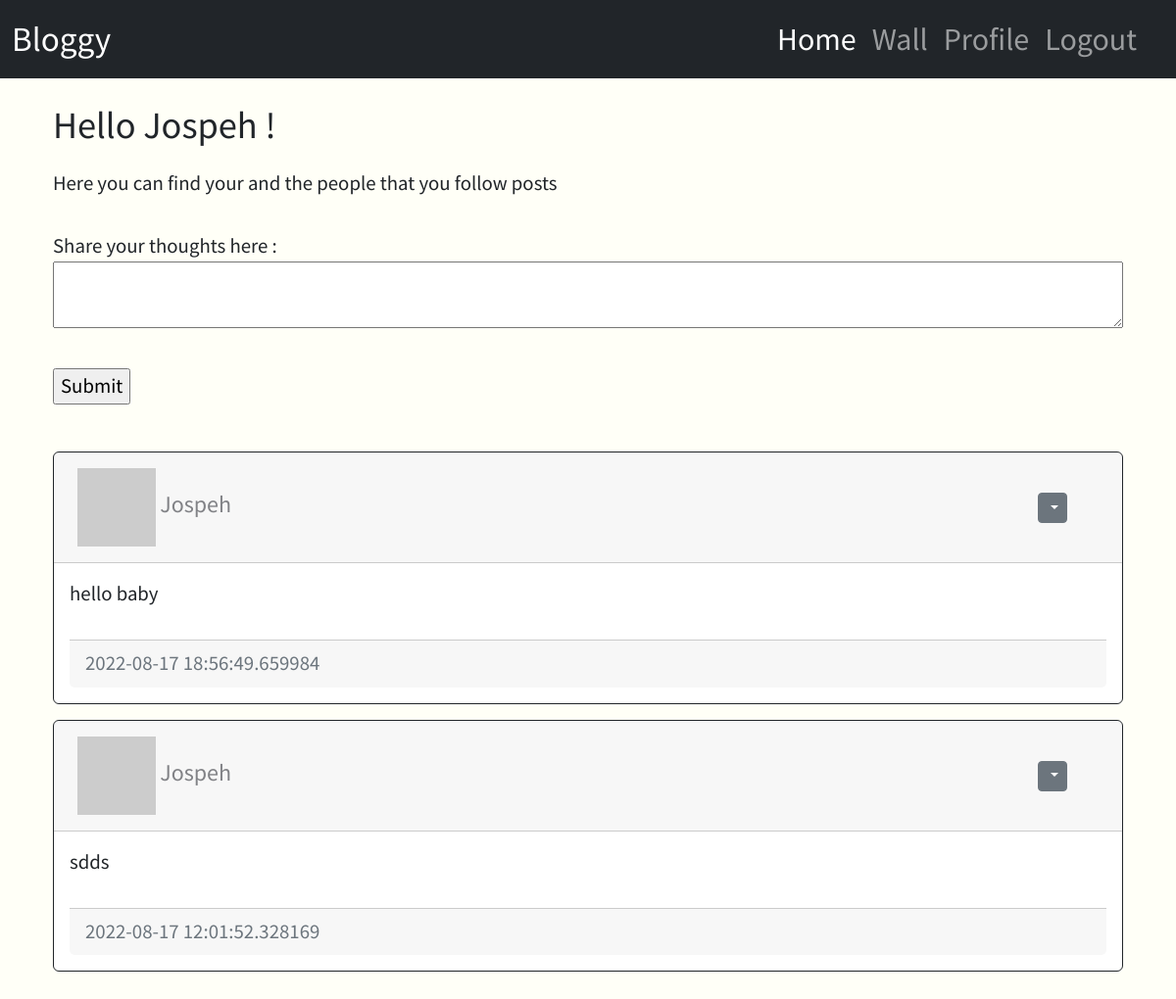
Page /index (signed in) on the committed database.
### app/models.py (models this page shows, shortened)
class User(UserMixin, db.Model):
    id = db.Column(db.Integer, primary_key=True)
    username = db.Column(db.String(64), index=True, unique=True)
    email = db.Column(db.String(120), index=True, unique=True)
    password_hash = db.Column(db.String(120))
    posts = db.relationship('Post', backref='author', lazy='dynamic')
    about_me = db.Column(db.String(128))
    last_seen = db.Column(db.DateTime, default=datetime.utcnow)
    followed = db.relationship(
        'User', secondary=followers,
        primaryjoin=(followers.c.follower_id == id),
        secondaryjoin=(followers.c.followed_id == id),
        backref= db.backref('followers', lazy='dynamic'), lazy='dynamic'
    )
    def avatar(self, size):
        digest = md5(self.email.lower().encode('utf-8')).hexdigest()
        return 'https://www.gravatar.com/avatar/{}?d=identicon&s={}'.format(digest, size)
    def followed_posts(self):
        followed = Post.query.join(
            followers, (followers.c.followed_id == Post.user_id)
        ).filter(
            followers.c.follower_id == self.id
        )
        return followed.union(self.posts).order_by(Post.timestamp.desc())

class Post(db.Model):
    id = db.Column(db.Integer, primary_key=True)
    body = db.Column(db.String(255))
    timestamp = db.Column(db.DateTime, index= True, default=datetime.utcnow)
    user_id = db.Column(db.Integer, db.ForeignKey('user.id', ondelete="CASCADE"), nullable=False)

### app/routes.py (the view)
@app.route('/', methods=['GET', 'POST'])
@app.route('/index', methods=['GET', 'POST'])
@login_required
def index():
    form = PostForm()
    if form.validate_on_submit():
        post = Post(body=form.post.data, author=current_user)
        db.session.add(post)
        db.session.commit()
        flash('Your post is now posted!')
        return redirect(url_for('index'))
    posts = current_user.followed_posts().all()
    return render_template('index.html', title='Home', form=form, posts=posts)

### app/forms.py
class PostForm(FlaskForm):
    post = TextAreaField('Share your thoughts here :', validators=[
        DataRequired(), Length(min=1, max=360)
    ])
    submit = SubmitField('Submit')

### app/models.py (called while the page is built)
@login.user_loader
def load_user(id):
    return User.query.get(int(id))

### app/routes.py (called while the page is built)
@app.before_request
def before_request():
    if current_user.is_authenticated:
        current_user.last_seen = datetime.utcnow()
        db.session.commit()

### app/templates/index.html (shortened to what this page needs)
{% extends "base.html" %}
{% block extraheader %}
<link rel="stylesheet" href="{{ url_for('static', filename='css/home.css') }}">
{% endblock extraheader %}
{% block content %}
    <div class="container">
        <div class="row col-lg-12">
                <h1>Hello {{ current_user.username }} !</h1>
                <p>Here you can find your and the people that you follow posts</p>
        </div>
        <div class="row mb-5">
            <div class="col-lg-12">
                {% if form %}
                <form action="" method="post">
                    <div>
                        {{ form.post.label }} <br>
                        <div class="row">
                            <div class="container col-lg-12">
                        {{ form.post() }}
                        </div>
                        </div>
                        <br>
                    </div>
                    <div>{{ form.submit() }}</div>
                </form>
            </div>
        </div>
                </div>
                {% endif %}
                <div class="row">
                    <div class="container col-lg-12">
                        {% for post in posts %}
                            {% include "_post.html" %}
                        {% endfor %}
                    </div>
                </div>
            {% endblock %}

### app/templates/_post.html (shortened to what this page needs)
{% block extraheader %}
<link rel="stylesheet" href="{{ url_for('static', filename='css/_post.css') }}">
{% endblock extraheader %}
{% block content %}
    <div id="posts" class="container">
            <div class="card border-dark mb-3">
                <div class="card-header d-flex align-items-center justify-content-between">
                    <div class="col-md-4 p-2">
                    <img src="{{ post.author.avatar(48) }}" alt="user-profile-image">
                    <a href="{{ url_for('user', username=post.author.username) }}">
                        {{ post.author.username }}
                    </a>
                    </div>
                    <div class="col-md-4 ms-auto p-2 text-end">
                    {% if current_user.id==post.author.id %}
                    <div class="btn-group">
                        <button type="button"
                        class="btn btn-sm btn-secondary dropdown-toggle"
                        data-bs-toggle="dropdown">
                        </button>
                        <ul>
                        </ul>
                    </div>
                    {% endif %}
                </div>
                </div>
                <div class="card-body">
                    <div class="card-text">
                        {{ post.body }}
                    </div>
                    <br>
                    <div class="card-footer text-muted">
                        {{ post.timestamp }}
                    </div>
                </div>
            </div>
    </div>
{% endblock %}

### app/static/css/style.css (style rules this page uses)
body { overflow-x: hidden; font-family: 'Source Sans Pro', sans-serif; }
body { background-size: cover; background-repeat: no-repeat; background-position: center; height: 1000vh; width: 100%; background-color:#FFFFF7; }

### app/static/css/home.css (style rules this page uses)
.container { font-size: 1.3rem; }
h1 { font-size: 2.4rem; margin-bottom: 2%; }
p { margin-bottom: 3%; }
#post { width: 100%; }

### app/static/css/_post.css (style rules this page uses)
a { text-decoration: none; font-size: 1.5rem; color: #818286; }

### rows in the picture
User: username "Jospeh"
Post: author.username "Jospeh", body "hello baby", timestamp "2022-08-17 18:56:49.659984"
Post: author.username "Jospeh", body "sdds", timestamp "2022-08-17 12:01:52.328169"
